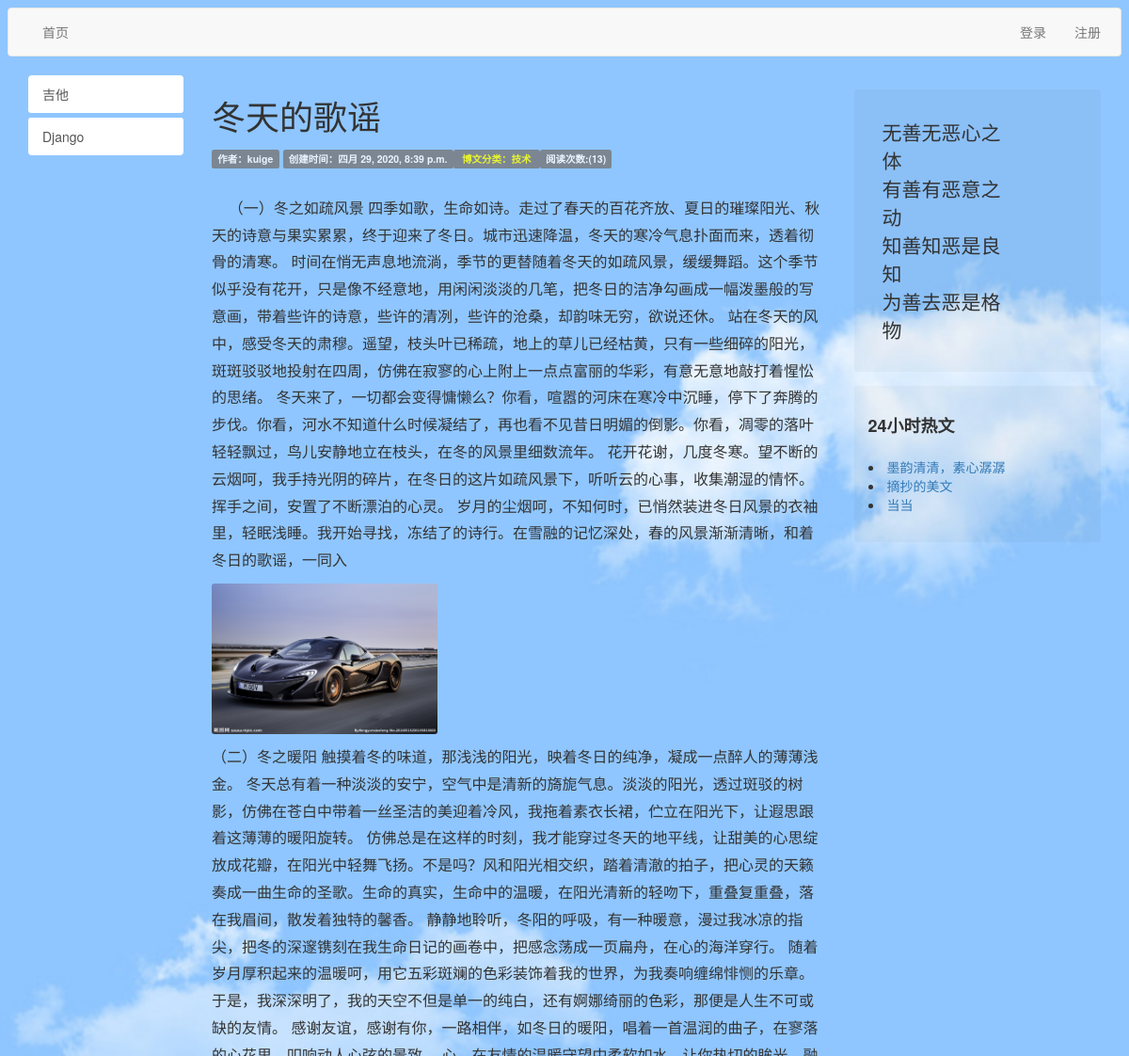
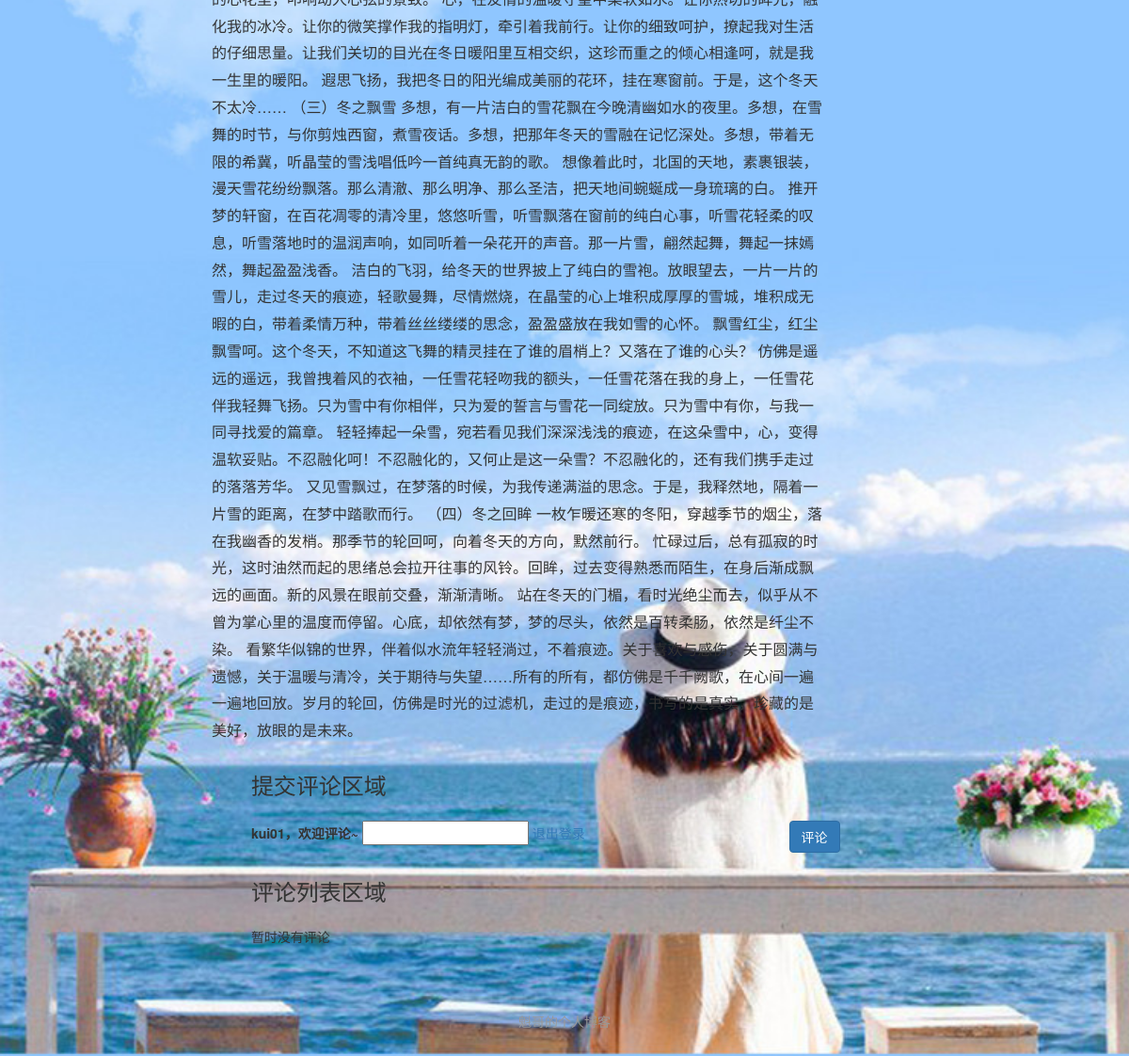
Screenshot of /live/5 (signed in) with the database file from the repository (2 pictures, top to bottom).
### live/models.py (models this page shows, shortened)
class Live(models.Model):
    title = models.CharField(max_length=50)
    live_type = models.ForeignKey(LiveType, on_delete=models.DO_NOTHING)
    content = RichTextUploadingField()
    author = models.ForeignKey(User, on_delete=models.DO_NOTHING)
    readed_num = models.IntegerField(default=0)
    click_nums = models.DateTimeField(auto_now_add=True)
    image = image = models.ImageField(upload_to="live/%Y/%m", verbose_name="首页图片")
    class Meta:
        ordering = ['-click_nums']

class LiveType(models.Model):
    type_name = models.CharField(max_length=50)
    def __str__(self):
        return self.type_name

### live/views.py (the view)
# urls.py: path('<int:live_id>', views.live_detail, name="live_detail"),
def live_detail(request, live_id):
    live = get_object_or_404(Live, pk=live_id)
    if not request.COOKIES.get("live_%s_readed" % live_id):
        live.readed_num += 1
        live.save()
    live_content_type = ContentType.objects.get_for_model(live)
    comments = Comment.objects.filter(content_type=live_content_type, object_id=live.pk, parent=None)
    context = {}
    context['live'] = live
    context['comment_form'] = CommentForm(initial={'content_type': live_content_type.model, "object_id": live_id, 'reply_comment_id': 0})
    context['hot_lives'] = Live.objects.order_by("readed_num")[0:3]
    context['MEDIA_URL'] = MEDIA_URL
    context['user'] = request.user
    context['comments'] = comments.order_by('-comment_time')
    response = render(request,"news.html", context)
    response.set_cookie("live_%s_readed" % live_id, "true")
    return response

### comment/forms.py (shortened to what this page needs)
class CommentForm(forms.Form):
    content_type = forms.CharField(widget=forms.HiddenInput)
    object_id = forms.CharField(widget=forms.HiddenInput)
    text = forms.CharField(widget=CKEditorWidget(config_name='comment_ckeditor'),
                           error_messages={'required': '没有评论内容'},)
    reply_comment_id = forms.IntegerField(widget=forms.HiddenInput(attrs={'id': 'reply_comment_id'}))
    def __init__(self, *args, **kwargs):
        if 'user' in kwargs:
            self.user = kwargs.pop('user')
        super(CommentForm, self).__init__(*args, **kwargs)

### templates/news.html (shortened to what this page needs)
{% extends 'base.html' %}
{% load static %}
{% block content %}
        <div class="col-sm-7">
          <h1 class="news-title">{{ live.title}}</h1>
        <div class="news-status">
        <div class="label label-default">作者：{{ live.author }}</div>
        <div class="label label-default">创建时间：{{ live.click_nums }}</div><div class="label label-default">
               <a style="color:yellow;font-size=16px" href="{% url 'live_with_type' live.live_type.pk %}">博文分类：{{ live.live_type }}</a>
        </div>
            <div class="label label-default">阅读次数:({{ live.readed_num }})</div>
        </div>
        <div class="news-content">
            <p>{{ live.content|safe }}</p>
        </div>
            <div class="row">
                        <div class="col-xs-offset-1">
                            <div class="comment-ares">
                                <h3 class="comment-area-title">提交评论区域</h3>
                                {% if user.is_authenticated %}
                                <form class="django-ckeditor-widget" id="comment_form" action="{% url 'update_comment' %}" method="POST" style="overflow:hidden">
                            <label>{{ user.username }}，欢迎评论~</label>
                            {% for field in comment_form %}
                                {{ field }}
                            {% endfor %}
                            <a href="/logout">退出登录</a>
                            <input type="submit" value="评论" class="btn btn-primary pull-right">
                        </form>
                                {% else %}
                                    未登录,登录之后方可评论
                                    <a class="btn btn-primary" href="{% url 'login' %}?from={{ request.get_full_path }}">登录</a>
                                <span> or </span>
                                    <a class="btn btn-danger" href="{% url 'register' %}?from={{ request.get_full_path }}">注册</a>
                                {% endif %}
                            </div>
                            <div class="comment-area">
                                <h3 class="comment-area-title">评论列表区域</h3>
                                <div id="comment_list">
                                {% for comment in comments %}
                                    <div id="root_{{ comment.pk }}" class="comment">
                                        <span>{{ comment.user.username }}</span>
                                        <span>({{ comment.comment_time|date:"Y-m-d H:i:s" }}):</span>
                                        <div id="comment_{{ comment.pk }}">
                                            {{ comment.text|safe }}
                                        </div>
                                        <a href="javascript:reply({{ comment.pk }});">回复</a>
                                        {% for reply in comment.root_comment.all %}
                                        <div class="reply">
                                            <span>{{ reply.user.username }}</span>
                                            <span>({{ reply.comment_time|date:"Y-m-d H:i:s" }}):</span>
                                            回复：
                                            <span>{{ reply.reply_to.username }}</span>
                                            <div id="comment_{{ reply.pk }}">
                                                {{ reply.text|safe }}
                                            </div>
                                            <a href="javascript:reply({{ reply.pk }});">回复</a>
                                        </div>
                                        {% endfor %}
                                    </div>
                                {% empty %}
                                    <span>暂时没有评论</span>
                                {% endfor %}
                                    </div>
                            </div>
                        </div>
                    </div>
        </div>
        <div class="col-sm-3">
          <div class="side-bar-card">
            <div class="card-body ">
              <div class="list">
                <div class="item clearfix">
                  <div class="col-xs-9">
                <div class="text-lg">无善无恶心之体</div>
                 <div class="text-lg">有善有恶意之动</div>
                 <div class="text-lg">知善知恶是良知</div>
                 <div class="text-lg">为善去恶是格物</div>
              </div>
                </div>
              </div>
            </div>
          </div>
          <div class="side-bar-card">
             <div class="card-title">24小时热文</div>
             <div class="card-body">
               <div class="list">
                 <div class="item">
                     {% for live in hot_lives %}
                   <li><a href="{% url 'live_detail' live.pk %}   " class="title">{{ live.title }}</a></li>
                     {% endfor %}
                 </div>
               </div>
             </div>
           </div>
        </div>
{% endblock %}

### static/css/main.css (style rules this page uses)
img { display: block; max-width: 100%; max-height: 20%; }
img, .side-bar .list-group-item, .side-bar-card { border-radius: 3px; }
.background-image { background-image: url(static/css/img/beijing_a.jpg); display: block; background-size: cover; }
.side-bar-card { background: rgba(0,0,0,.03); margin-top:15px; padding: 20px 0; }
.side-bar-card .text-lg { font-size: 150%; }
.side-bar-card .card-title { font-size: 18px; font-weight: bold; padding-top: 0; padding-bottom: 0; }
.side-bar-card .card-title, .side-bar-card .card-body .list .item { padding: 10px 15px; }
.card-body .list .item .title { padding-bottom: 5px; }
.news-title { line-height: 1.3; }
.news-status { color: #999; }
.news-status .label { opacity: .8; }
.news-content { margin-top: 30px; font-size: 16px; line-height: 1.8; }
.news-content img { margin-top:10px; margin-bottom: 10px; }
div.comment-area { margin-top:2em; }
h3.comment-area-title { width:100%; padding-bottom: 0.6em; }

### rows the page displays
Live: title "冬天的歌谣", author "kuige", click_nums "四月 29, 2020, 8:39 p.m.", live_type "技术", readed_num "13", content "（一）冬之如疏风景 四季如歌，生命如诗。走过了春天的百花齐放、夏日的璀璨阳光、秋天的诗意与果实累累，终于迎来了冬日。城市迅速降温，冬天的寒冷气息扑面而来，透着彻骨的清寒。 时间在悄无声息地流淌，季节的更替随着冬天的如疏风景，缓缓舞蹈。这个季节似乎没有花开，只是像不经意地，用闲闲淡淡的几笔，把冬日的洁净勾画成一幅泼墨般的写意画，带着些许的诗意，些许的清冽，些许的沧桑，却韵味无穷，欲说还休。 站在冬天的风中，感受冬天的肃穆。遥望，枝头叶已稀疏，地上的草儿已经枯黄，只有一些细碎的阳光，斑斑驳驳地投射在四周，仿佛在寂寥的心上附上一点点富丽的华彩，有意无意地敲打着惺忪的思绪。 冬天来了，一切都会变得慵懒么？你看，喧嚣的河床在寒冷中沉睡，停下了奔腾的步伐。你看，河水不知道什么时候凝结了，再也看不见昔日明媚的倒影。你看，凋零的落叶轻轻飘过，鸟儿安静地立在枝头，在冬的风景里细数流年。 花开花谢，几度冬寒。望不断的云烟呵，我手持光阴的碎片，在冬日的这片如疏风景下，听听云的心事，收集潮湿的情怀。挥手之间，安置了不断漂泊的心灵。 岁月的尘烟呵，不知何时，已悄然装进冬日风景的衣袖里，轻眠浅睡。我开始寻找，冻结了的诗行。在雪融的记忆深处，春的风景渐渐清晰，和着冬日的歌谣，一同入 （二）冬之暖阳 触摸着冬的味道，那浅浅的阳光，映着冬日的纯净，凝成一点醉人的薄薄浅金。 冬天总有着一种淡淡的安宁，空气中是清新的旖旎气息。淡淡的阳光，透过斑驳的树影，仿佛在苍白中带着一丝圣洁的美迎着冷风，我拖着素衣长裙，伫立在阳光下，让遐思跟着这薄薄的暖阳旋转。…", content (picture)
Live: title "墨韵清清，素心潺潺"
Live: title "摘抄的美文"
Live: title "当当"

### other values shown
{{ user.username }} "kui01"
